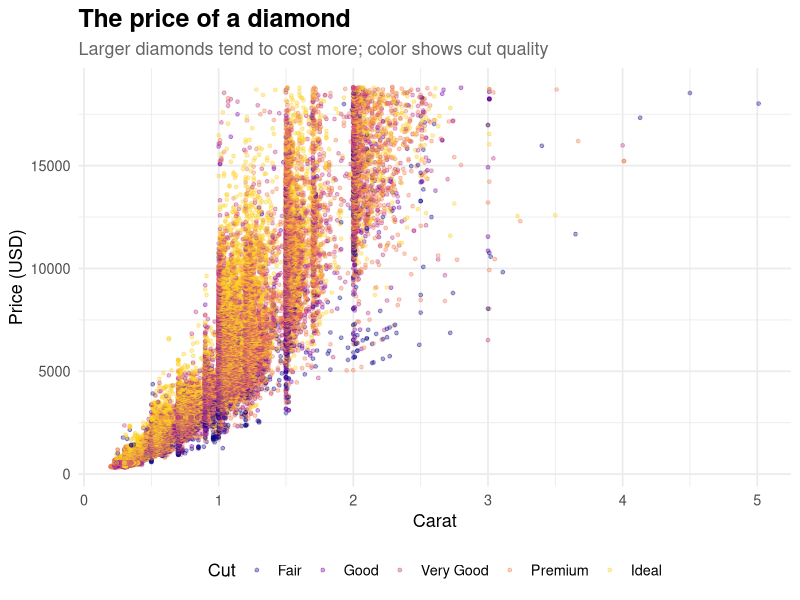

Source code (R):
library(tidyverse)

print(sum(1:10))

diamonds_plot <- ggplot(diamonds, aes(x = carat, y = price, color = cut)) +
  geom_point(alpha = 0.35, size = 1) +
  scale_color_viridis_d(option = "plasma", end = 0.9) +
  labs(
    title = "The price of a diamond",
    subtitle = "Larger diamonds tend to cost more; color shows cut quality",
    x = "Carat",
    y = "Price (USD)",
    color = "Cut"
  ) +
  theme_minimal(base_size = 13) +
  theme(
    plot.title = element_text(face = "bold", size = 18),
    plot.subtitle = element_text(color = "grey40"),
    legend.position = "bottom"
  )

ggsave("diamonds-1.png", plot = diamonds_plot, width = 9, height = 6, dpi = 300)
